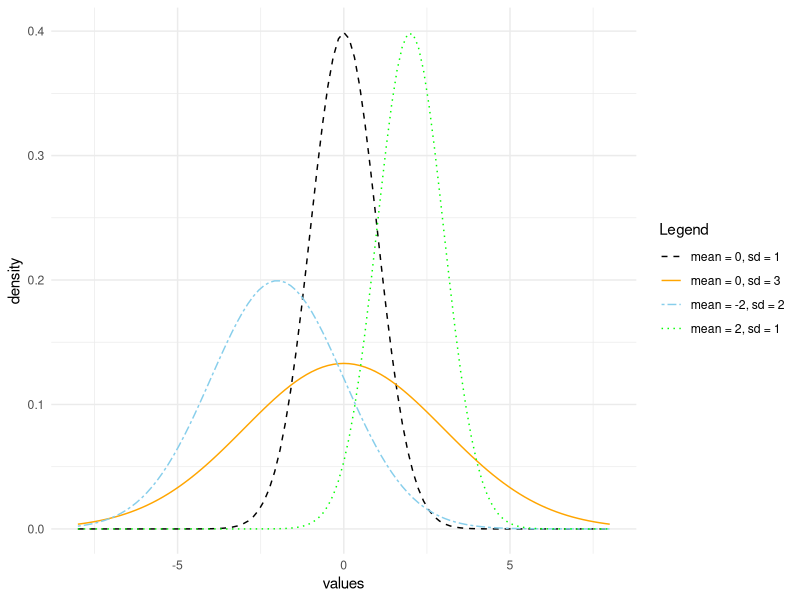
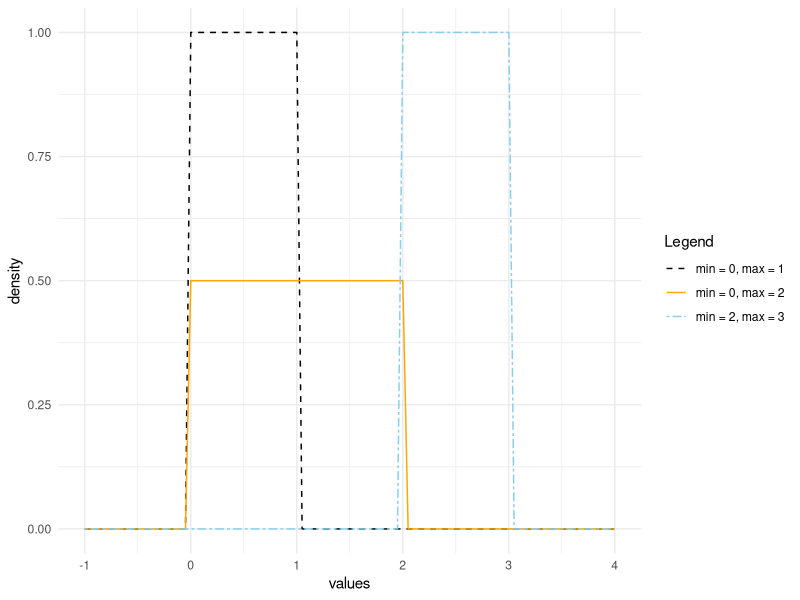
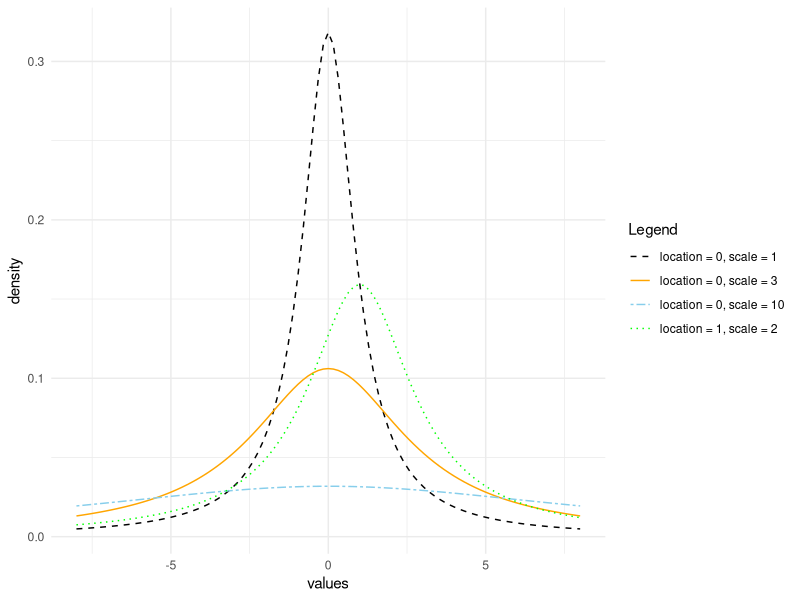
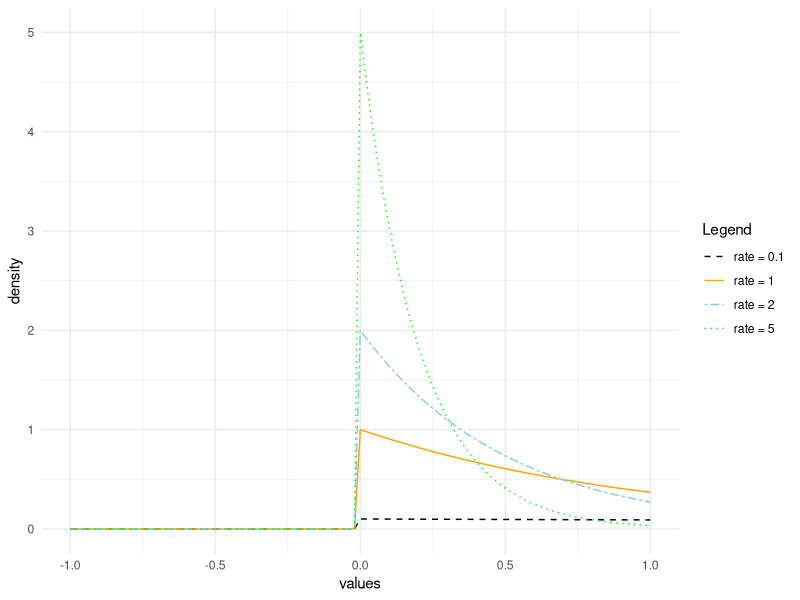
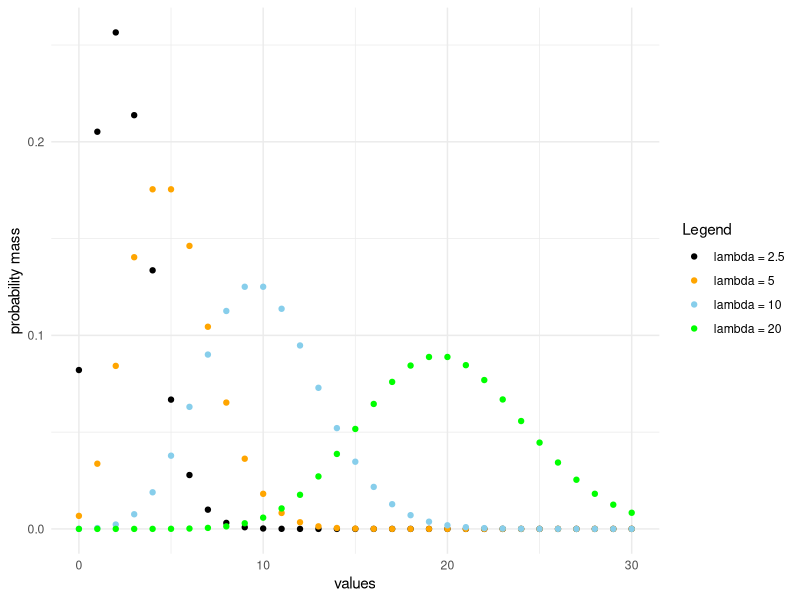

Generate these figures, in order, with R:
## ---- chunk 1
# clear environment 
rm(list = ls())

# load needed packages
library(ggplot2)

# create colour vector 
colourvector <-c("Black", "Orange", "Sky blue", "Green")
## ---- chunk 2
ggplot(data.frame(x = c(-8, 8)), aes(x = x)) +
  stat_function(aes(colour = "mean = 0, sd = 1",
                    linetype = "mean = 0, sd = 1"),
                fun = dnorm,
                args = list(mean = 0, sd = 1)) +
  stat_function(aes(colour = "mean = 0, sd = 3",
                    linetype = "mean = 0, sd = 3"),
                fun = dnorm,
                args = list(mean = 0, sd = 3)) +
  stat_function(aes(colour = "mean = -2, sd = 2",
                    linetype = "mean = -2, sd = 2"),
                fun = dnorm,
                args = list(mean = -2, sd = 2)) +
  stat_function(aes(colour = "mean = 2, sd = 1",
                    linetype = "mean = 2, sd = 1"),
                fun = dnorm,
                args = list(mean = 2, sd = 1)) +
  scale_color_manual(breaks = c("mean = 0, sd = 1", "mean = 0, sd = 3", 
                                "mean = -2, sd = 2", "mean = 2, sd = 1"),
                       values = colourvector[1:4])+
  scale_linetype_manual(breaks = c("mean = 0, sd = 1", "mean = 0, sd = 3", 
                                "mean = -2, sd = 2", "mean = 2, sd = 1"),
                        values = c("dashed", "solid", "twodash", "dotted"))+
  theme_minimal() + 
  labs(x = "values",
       y = "density",
       color = "Legend",
       linetype = "Legend")
## ---- chunk 3
ggplot(data.frame(x = c(-1, 4)), aes(x = x)) +
  stat_function(aes(colour = "min = 0, max = 1",
                    linetype = "min = 0, max = 1"),
                fun = dunif,
                args = list(min = 0, max = 1)) +
  stat_function(aes(colour = "min = 0, max = 2",
                    linetype = "min = 0, max = 2"),
                fun = dunif,
                args = list(min = 0, max = 2)) +
  stat_function(aes(colour = "min = 2, max = 3",
                    linetype = "min = 2, max = 3"),
                fun = dunif,
                args = list(min = 2, max = 3)) +
  scale_color_manual(breaks = c("min = 0, max = 1", "min = 0, max = 2", 
                                "min = 2, max = 3"),
                       values = colourvector[1:3])+
  scale_linetype_manual(breaks = c("min = 0, max = 1", "min = 0, max = 2", 
                                "min = 2, max = 3"),
                        values = c("dashed", "solid", "twodash"))+
  theme_minimal() + 
  labs(x = "values",
       y = "density",
       color = "Legend",
       linetype = "Legend")
## ---- chunk 4
ggplot(data.frame(x = c(-8, 8)), aes(x = x)) +
  stat_function(aes(colour = "location = 0, scale = 1",
                    linetype = "location = 0, scale = 1"),
                fun = dcauchy,
                args = list(location = 0, scale = 1)) +
  stat_function(aes(colour = "location = 0, scale = 3",
                    linetype = "location = 0, scale = 3"),
                fun = dcauchy,
                args = list(location = 0, scale = 3)) +
  stat_function(aes(colour = "location = 0, scale = 10",
                    linetype = "location = 0, scale = 10"),
                fun = dcauchy,
                args = list(location = 0, scale = 10)) +
  stat_function(aes(colour = "location = 1, scale = 2",
                    linetype = "location = 1, scale = 2"),
                fun = dcauchy,
                args = list(location = 1, scale = 2)) +
  scale_color_manual(breaks = c("location = 0, scale = 1", "location = 0, scale = 3",
                                "location = 0, scale = 10", "location = 1, scale = 2"),
                       values = colourvector[1:4])+
  scale_linetype_manual(breaks = c("location = 0, scale = 1", "location = 0, scale = 3",
                                   "location = 0, scale = 10", "location = 1, scale = 2"),
                        values = c("dashed", "solid", "twodash", "dotted"))+
  theme_minimal() + 
  labs(x = "values",
       y = "density",
       color = "Legend",
       linetype = "Legend")
## ---- chunk 5
ggplot(data.frame(x = c(-1, 1)), aes(x = x)) +
  stat_function(aes(colour = "rate = 0.1",
                    linetype = "rate = 0.1"),
                fun = dexp,
                args = list(rate = 0.1)) +
  stat_function(aes(colour = "rate = 1",
                    linetype = "rate = 1"),
                fun = dexp,
                args = list(rate = 1)) +
  stat_function(aes(colour = "rate = 2",
                    linetype = "rate = 2"),
                fun = dexp,
                args = list(rate = 2)) +
  stat_function(aes(colour = "rate = 5",
                    linetype = "rate = 5"),
                fun = dexp,
                args = list(rate = 5)) +
  scale_color_manual(breaks = c("rate = 0.1", "rate = 1", "rate = 2", "rate = 5"),
                       values = colourvector[1:4])+
  scale_linetype_manual(breaks = c("rate = 0.1", "rate = 1", "rate = 2", "rate = 5"),
                        values = c("dashed", "solid", "twodash", "dotted"))+
  theme_minimal() + 
  labs(x = "values",
       y = "density",
       color = "Legend",
       linetype = "Legend")
## ---- chunk 6
ggplot(data.frame(x = 0:30), aes(x = x)) +
  stat_function(aes(colour = "lambda = 2.5",
                    linetype = "lambda = 2.5"),
                n = length(0:30),
                fun = dpois,
                args = list(lambda = 2.5),
                geom = "point") +
  stat_function(aes(colour = "lambda = 5",
                    linetype = "lambda = 5"),
                n = length(0:30),
                fun = dpois,
                args = list(lambda = 5),
                geom = "point") +
  stat_function(aes(colour = "lambda = 10",
                    linetype = "lambda = 10"),
                n = length(0:30),
                fun = dpois,
                args = list(lambda = 10),
                geom = "point") +
  stat_function(aes(colour = "lambda = 20",
                    linetype = "lambda = 20"),
                n = length(0:30),
                fun = dpois,
                args = list(lambda = 20),
                geom = "point") +
  scale_color_manual(breaks = c("lambda = 2.5", "lambda = 5", "lambda = 10", "lambda = 20"),
                       values = colourvector[1:4])+
  scale_linetype_manual(breaks = c("lambda = 2.5", "lambda = 5", "lambda = 10", "lambda = 20"),
                        values = c("dashed", "solid", "twodash", "dotted"))+
  theme_minimal() + 
  labs(x = "values",
       y = "probability mass",
       color = "Legend",
       linetype = "Legend")
